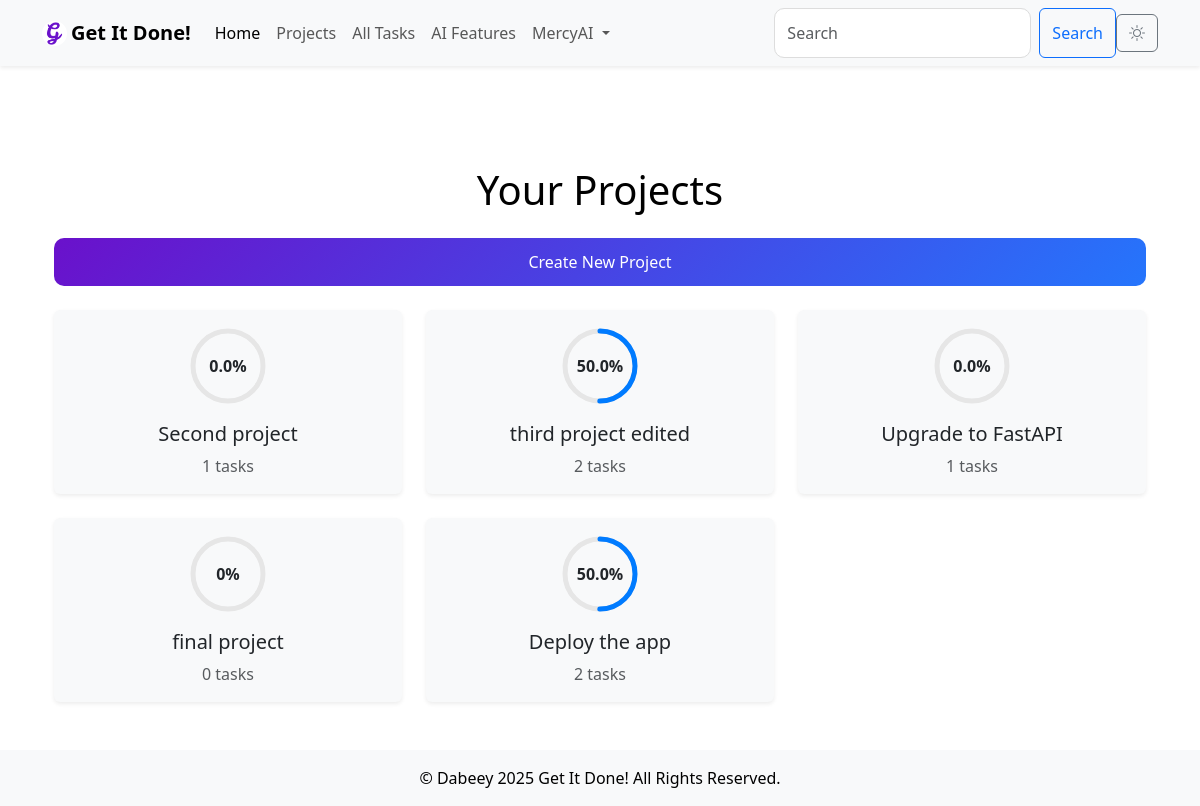
The page /projects (signed in) on the database its author committed.
### models.py (models this page shows, shortened)
class User(db.Model, UserMixin):
    id = db.Column(db.Integer, primary_key=True)
    username = db.Column(db.String(80), unique=True, nullable=False)
    email = db.Column(db.String(120), unique=True, nullable=False, index=True)
    password = db.Column(db.String(200), nullable=False)
    created_at = db.Column(db.DateTime, default=db.func.current_timestamp())
    updated_at = db.Column(db.DateTime, default=db.func.current_timestamp(), onupdate=db.func.current_timestamp())
    tasks = db.relationship('Task', backref='user', lazy='select')

class Project(db.Model):
    id = db.Column(db.Integer, primary_key=True)
    name = db.Column(db.String(200), nullable=False, unique=True)
    description = db.Column(db.Text, nullable=True)
    deadline = db.Column(db.DateTime, nullable=True)
    created_at = db.Column(db.DateTime, default=db.func.current_timestamp())
    updated_at = db.Column(db.DateTime, default=db.func.current_timestamp(), onupdate=db.func.current_timestamp())
    owner_id = db.Column(db.Integer, db.ForeignKey('user.id'), nullable=False, index=True)  # Project owner
    owner = db.relationship('User', backref='projects')  # Link to the User model
    tasks = db.relationship('Task', backref='project', lazy='select')  # Link to the Task model

### main.py (the view)
@app.route('/projects', methods=['GET'])
@login_required
def projects():
    projects = Project.query.filter_by(owner_id=current_user.id).all()
    for project in projects:
        project.tasks = Task.query.filter_by(project_id=project.id).all()
    serialized_projects = [serialize_project(project) for project in projects]
    return render_template(
        'projects.html',
        projects=projects,
        serialized_projects=serialized_projects,
        form=BaseForm(),
        TaskStatus=TaskStatus
    )

### main.py
class BaseForm(FlaskForm):
    pass    #Create an instance of the form class in every route that requires CSRF protection ie form = BaseForm()

### main.py (called while the page is built)
@login_manager.user_loader
def load_user(user_id):
    return User.query.get(int(user_id))

def serialize_project(project):
    return {
        "id": project.id,
        "name": project.name,
        "tasks": [
            {
                "id": task.id,
                "title": task.title,
                "status": task.status.value,
                "due_date": task.due_date.strftime('%Y-%m-%d') if task.due_date else None
            }
            for task in project.tasks
        ]
    }

### templates/projects.html (shortened to what this page needs)
{% extends 'base.html' %}
{% block content %}
<div class="container mt-5">
    <h1 class="text-center mb-4">Your Projects</h1>
    <div class="text-end mb-4">
        <a href="{{ url_for('add_project') }}" class="btn btn-primary">Create New Project</a>
    </div>
    {% if projects|length > 0 %}
    <div class="row g-4">
        {% for project in projects %}
        <div class="col-md-4">
            <div class="card shadow-sm border-0 project-card" onclick="openProjectDetails({{ project.id }})">
                <div class="card-body text-center">
                    <div class="progress-ring mb-3">
                        {% set completed_tasks = project.tasks|selectattr('status', 'equalto', TaskStatus.Done)|list %}
                        {% set total_tasks = project.tasks|length %}
                        {% set progress = (completed_tasks|length / total_tasks * 100) if total_tasks > 0 else 0 %}
                        <svg class="progress-ring-svg" width="80" height="80">
                            <circle class="progress-ring-bg" cx="40" cy="40" r="35"></circle>
                            <circle class="progress-ring-fg" cx="40" cy="40" r="35" style="stroke-dasharray: 220; stroke-dashoffset: {{ 220 - (progress / 100 * 220) }};"></circle>
                        </svg>
                        <div class="progress-ring-text">{{ progress|round(0) }}%</div>
                    </div>
                    <h5 class="card-title">{{ project.name }}</h5>
                    <p class="card-text text-muted">{{ total_tasks }} tasks</p>
                </div>
            </div>
        </div>
        {% endfor %}
    </div>
    {% else %}
    <div class="alert alert-info text-center" role="alert">
        No projects available. Start by creating a new project!
    </div>
    {% endif %}
</div>
{% endblock %}

### templates/base.html (shortened to what this page needs)
<!DOCTYPE html>
<html lang="en">
<head>
    <link href="https://cdn.jsdelivr.net/npm/bootstrap@5.3.0/dist/css/bootstrap.min.css" rel="stylesheet">
    <link rel="stylesheet" href="{{ url_for('static', filename='css/style.css') }}">
    <link rel="stylesheet" href="https://cdnjs.cloudflare.com/ajax/libs/font-awesome/6.0.0-beta3/css/all.min.css">
    <link rel="stylesheet" href="https://cdn.jsdelivr.net/npm/bootstrap-icons@1.5.0/font/bootstrap-icons.css">
</head>
<body class="d-flex flex-column min-vh-100">
    <nav class="navbar navbar-expand-lg navbar-light bg-light fixed-top shadow-sm">
        <div class="container">
            <a class="navbar-brand fw-bold d-flex align-items-center" href="{{ url_for('index') }}">
                <img src="{{ url_for('static', filename='img/favicon.ico') }}" alt="Logo" width="25" height="25" class="align-middle me-1" style="border-radius: 4px;">
                Get It Done!
            </a>
            <div class="collapse navbar-collapse" id="navbarNav">
                <ul class="navbar-nav me-auto">
                    <li class="nav-item">
                        <a class="nav-link active" href="{{ url_for('index') }}">Home</a>
                    </li>
                    <li class="nav-item">
                        <a class="nav-link" href="{{ url_for('projects') }}">Projects</a>
                    </li>
                    <li class="nav-item">
                        <a class="nav-link" href="{{ url_for('tasks') }}">All Tasks</a>
                    </li>
                    <li class="nav-item">
                        <a class="nav-link" href="{{ url_for('ai') }}">AI Features</a>
                    </li>
                    {% if current_user.is_authenticated %}
                    <li class="nav-item dropdown">
                        <a class="nav-link dropdown-toggle" href="#" id="userDropdown" role="button" data-bs-toggle="dropdown" aria-expanded="false">
                            {{ current_user.username }}
                        </a>
                    </li>
                    {% endif %}
                </ul>
                <form class="d-flex ms-auto">
                    <input class="form-control me-2" type="search" placeholder="Search" aria-label="Search">
                    <button class="btn btn-outline-primary" type="submit">Search</button>
                </form>
            </div>
            <button id="theme-toggle" class="btn btn-outline-secondary">
                <i id="theme-icon" class="bi bi-sun"></i>
            </button>
        </div>
    </nav>
    <main class="container my-5 flex-grow-1">
        {% block content %}{% endblock %}
    </main>
    <footer class="bg-light text-center py-3 mt-auto">
        <p class="mb-0">© Dabeey 2025 Get It Done! All Rights Reserved.</p>
    </footer>
</body>
</html>

### static/css/style.css (style rules this page uses)
body { background-color: #ffffff; color: #000000; padding-top: 70px; transition: background-color 0.3s, color 0.3s; }
.card { background-color: #f8f9fa; transition: background-color 0.3s, color 0.3s; }
.btn { transition: background-color 0.3s, color 0.3s; }
.form-control { border-radius: 10px; padding: 0.75rem; font-size: 1rem; border: 1px solid #ddd; }
.btn-primary { background: linear-gradient(135deg, #6a11cb, #2575fc); border: none; padding: 0.75rem; font-size: 1rem; border-radius: 10px; width: 100%; transition: all 0.3s ease; }
.btn-primary { background: linear-gradient(135deg, #6a11cb, #2575fc); border: none; color: #fff; padding: 0.75rem; font-size: 1rem; border-radius: 10px; transition: all 0.3s ease; }
.btn-primary { background: linear-gradient(135deg, #6a11cb, #2575fc); border: none; transition: all 0.3s ease; }
.progress-ring { position: relative; width: 80px; height: 80px; margin: 0 auto; }
.progress-ring-svg { transform: rotate(-90deg); }
.progress-ring-text { position: absolute; top: 50%; left: 50%; transform: translate(-50%, -50%); font-size: 16px; font-weight: bold; }

### rows shown on the page
User: username "MercyAI"
Project: progress "0.0", name "Second project", owner "1"
Project: progress "50.0", name "third project edited", total_tasks "2"
Project: progress "0.0", name "Upgrade to FastAPI", owner "1"
Project: progress "0", name "final project", total_tasks "0"
Project: progress "50.0", name "Deploy the app", total_tasks "2"
